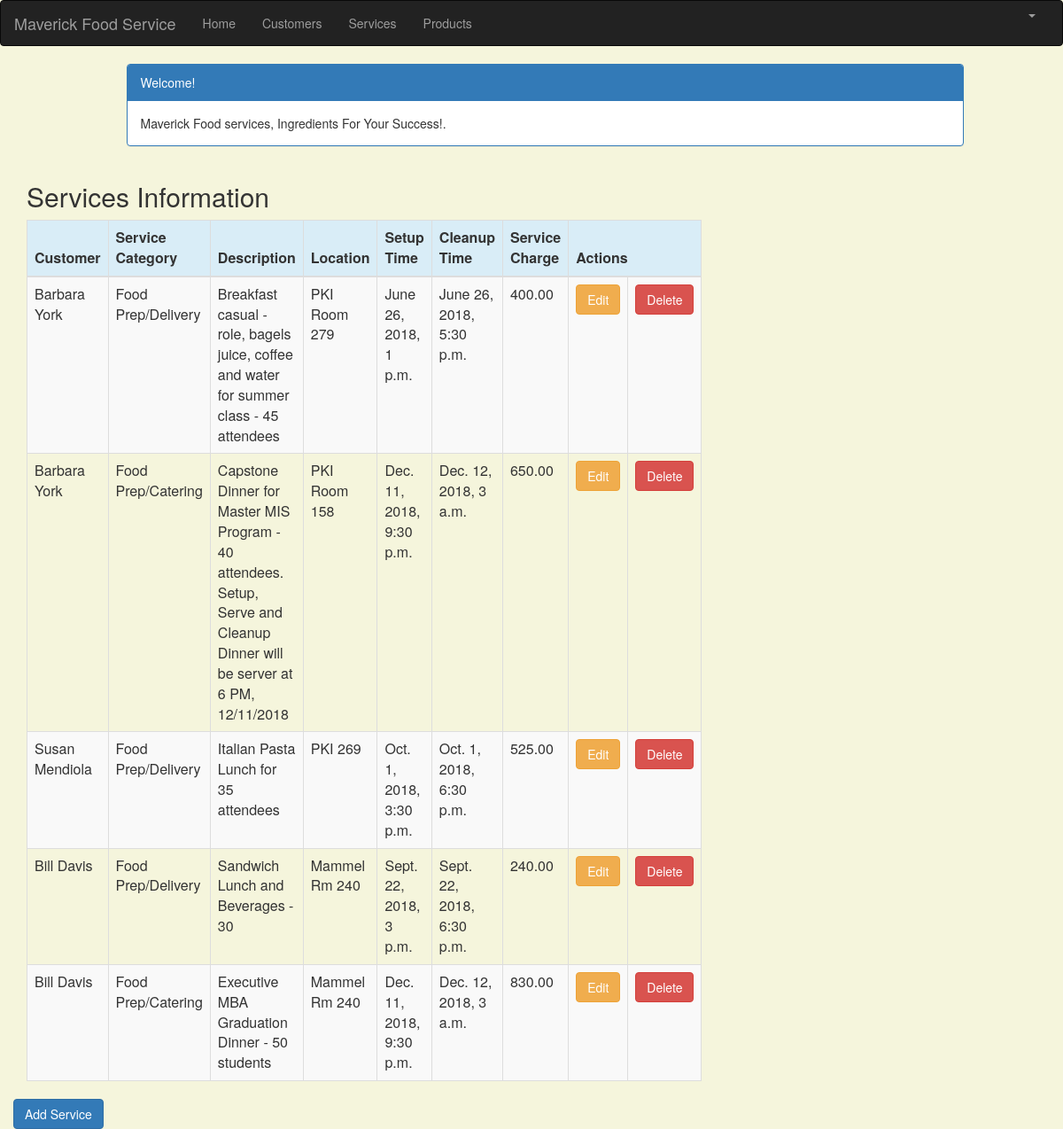
Screenshot of /service_list (signed in) with the database file from the repository.
### crm/models.py (models this page shows, shortened)
class Service(models.Model):
    cust_name = models.ForeignKey(Customer, on_delete=models.CASCADE, related_name='services')
    service_category = models.CharField(max_length=100)
    description = models.TextField()
    location = models.CharField(max_length=200)
    setup_time = models.DateTimeField(
        default=timezone.now)
    cleanup_time = models.DateTimeField(
        default=timezone.now)
    service_charge = models.DecimalField(max_digits=10, decimal_places=2)
    created_date = models.DateTimeField(
        default=timezone.now)
    updated_date = models.DateTimeField(auto_now_add=True)

class Customer(models.Model):
    cust_name = models.CharField(max_length=50)
    organization = models.CharField(max_length=100, blank=True)
    role = models.CharField(max_length=100)
    email = models.EmailField(max_length=100)
    bldgroom = models.CharField(max_length=100)
    address = models.CharField(max_length=200)
    account_number = models.IntegerField(blank=False, null=False)
    city = models.CharField(max_length=50)
    state = models.CharField(max_length=50)
    zipcode = models.CharField(max_length=10)
    phone_number = models.CharField(max_length=50)
    created_date = models.DateTimeField(
        default=timezone.now)
    updated_date = models.DateTimeField(auto_now_add=True)
    def __str__(self):
        return str(self.cust_name)

### crm/views.py (the view)
# urls.py: path('service_list', views.service_list, name='service_list'),
@login_required
def service_list(request):
   services = Service.objects.filter(created_date__lte=timezone.now())
   return render(request, 'crm/service_list.html', {'services': services})

### crm/templates/crm/service_list.html (shortened to what this page needs)
{% extends 'crm/base.html' %}
{% block content %}
    <html>
    <head>
        <link rel="stylesheet" href="https://maxcdn.bootstrapcdn.com/bootstrap/3.3.4/css/bootstrap.min.css">
    </head>
    <body>
    <div class="container">
        <div class="row">
            <div class="col-md-10 col-md-offset-1">
                <div class="panel panel-primary">
                    <div class="panel-heading">Welcome!</div>
                    <div class="panel-body">
                        Maverick Food services, Ingredients For Your Success!.
                    </div>
                </div>
            </div>
        </div>
    </div>
    <div class="row">
        <h2 style="padding-left: 15Px">Services Information</h2>
    </div>
    <div>
        <table class="table table-striped table-bordered table-hover" style="width:1300px;">
            <thead>
            <tr class="bg-info">
                <th>Customer</th>
                <th>Service Category</th>
                <th>Description</th>
                <th>Location</th>
                <th>Setup Time</th>
                <th>Cleanup Time</th>
                <th>Service Charge</th>
                <th colspan="3">Actions</th>
            </tr>
            </thead>
            <tbody>
            {% for service in services %}
                <tr>
                    <td>{{ service.cust_name }}</td>
                    <td>{{ service.service_category }}</td>
                     <td>{{ service.description }}</td>
                    <td>{{ service.location }}</td>
                    <td>{{ service.setup_time }}</td>
                    <td>{{ service.cleanup_time }}</td>
                    <td>{{ service.service_charge }}</td>
                    <td><a href="{% url 'crm:service_edit' pk=service.pk %}"
                           class="btn btn-warning">Edit</a></td>
                   <td><a href="{% url 'crm:service_delete' pk=service.pk %}"
                           onclick="return confirm('Are you sure you want to delete?')"
                           class="btn btn-danger">Delete</a>
                    </td>
                </tr>
            {% endfor %}
            </tbody>
        </table>
    <div class="row">
         <a href="{% url 'crm:service_new' %}" class="row"><span
                    class="btn btn-primary">Add Service</span></a>
        </div>
    </div>
    </body>
    </html>
{% endblock %}

### crm/templates/crm/base.html (shortened to what this page needs)
{% load staticfiles %}
<html lang="en">
<head>
    <link rel="stylesheet" href="https://maxcdn.bootstrapcdn.com/bootstrap/3.3.7/css/bootstrap.min.css">
</head>
<body id="app-layout">
<nav class="navbar navbar-inverse">
    <div class="container-fluid">
        <div class="navbar-header">
            <a class="navbar-brand" href="/">
                Maverick Food Service
            </a>
        </div>
        <div class="collapse navbar-collapse" id="myNavbar">
            <ul class="nav navbar-nav">
                <li><a href="{% url 'crm:home' %}">Home</a></li>
                <li><a href="{% url 'crm:customer_list' %}">Customers</a></li>
               <li><a href="{% url 'crm:service_list' %}">Services</a></li>
                <li><a href="{% url 'crm:product_list' %}">Products</a></li>
            </ul>
            <ul class="nav navbar-nav navbar-right">
                {% if user.is_authenticated %}
                    <li class="dropdown">
                        <a href="#" class="dropdown-toggle" data-toggle="dropdown" role="button" aria-expanded="false">
                            <span class="caret"></span>
                        </a>
                    </li>
                {% else %}
                   <li><a href="{% url "login" %}"><span class="glyphicon glyphicon-log-in"></span>Login</a></li>
                   <li><a href='register'>Create an Account</a></li>
                {% endif %}
            </ul>
        </div>
    </div>
</nav>
<div class="content container">
    <div class="row">
        <div class="col-md-8">
            {% block content %}{% endblock %}
        </div>
    </div>
</body>
</html>

### crm/templates/crm/base.html (style rules this page uses)
.navbar { margin-bottom: 0; border-radius: 0; }

### crm/templates/crm/service_list.html (style rules this page uses)
body { background-color: beige; }

### rows the page displays
Service: cust_name "Barbara York", service_category "Food Prep/Delivery", description "Breakfast casual - role, bagels juice, coffee and water for summer class - 45 attendees", location "PKI Room 279", setup_time "June 26, 2018, 1 p.m.", cleanup_time "June 26, 2018, 5:30 p.m.", service_charge "400.00"
Service: cust_name "Barbara York", service_category "Food Prep/Catering", description "Capstone Dinner for Master MIS Program - 40 attendees. Setup, Serve and Cleanup Dinner will be server at 6 PM, 12/11/2018", location "PKI Room 158", setup_time "Dec. 11, 2018, 9:30 p.m.", cleanup_time "Dec. 12, 2018, 3 a.m.", service_charge "650.00"
Service: cust_name "Susan Mendiola", service_category "Food Prep/Delivery", description "Italian Pasta Lunch for 35 attendees", location "PKI 269", setup_time "Oct. 1, 2018, 3:30 p.m.", cleanup_time "Oct. 1, 2018, 6:30 p.m.", service_charge "525.00"
Service: cust_name "Bill Davis", service_category "Food Prep/Delivery", description "Sandwich Lunch and Beverages - 30", location "Mammel Rm 240", setup_time "Sept. 22, 2018, 3 p.m.", cleanup_time "Sept. 22, 2018, 6:30 p.m.", service_charge "240.00"
Service: cust_name "Bill Davis", service_category "Food Prep/Catering", description "Executive MBA Graduation Dinner - 50 students", location "Mammel Rm 240", setup_time "Dec. 11, 2018, 9:30 p.m.", cleanup_time "Dec. 12, 2018, 3 a.m.", service_charge "830.00"
